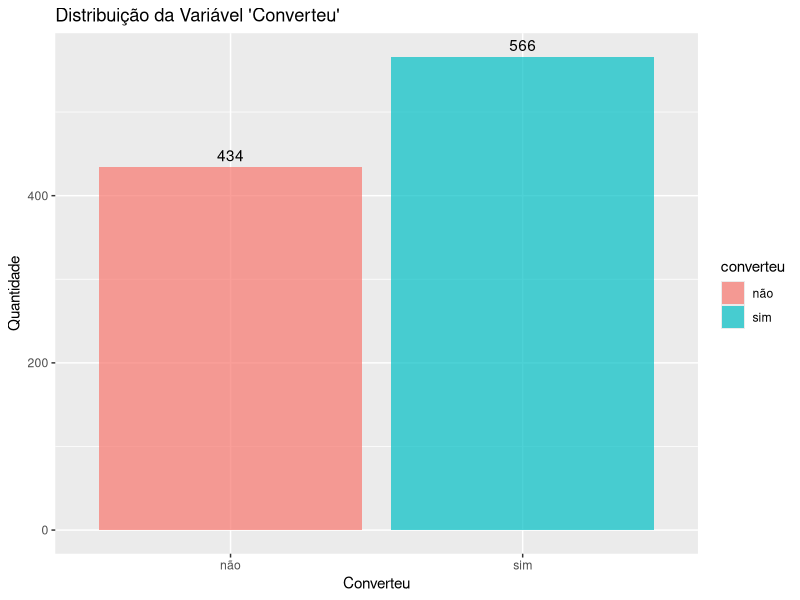
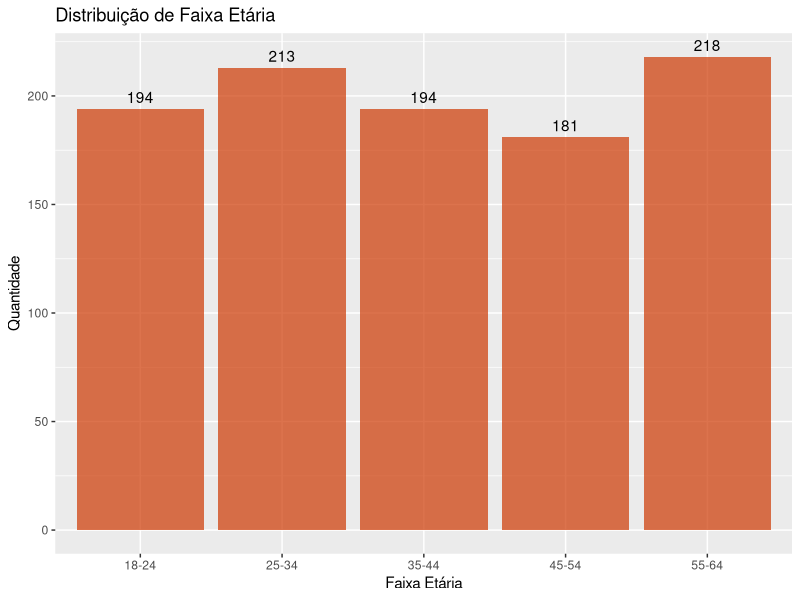
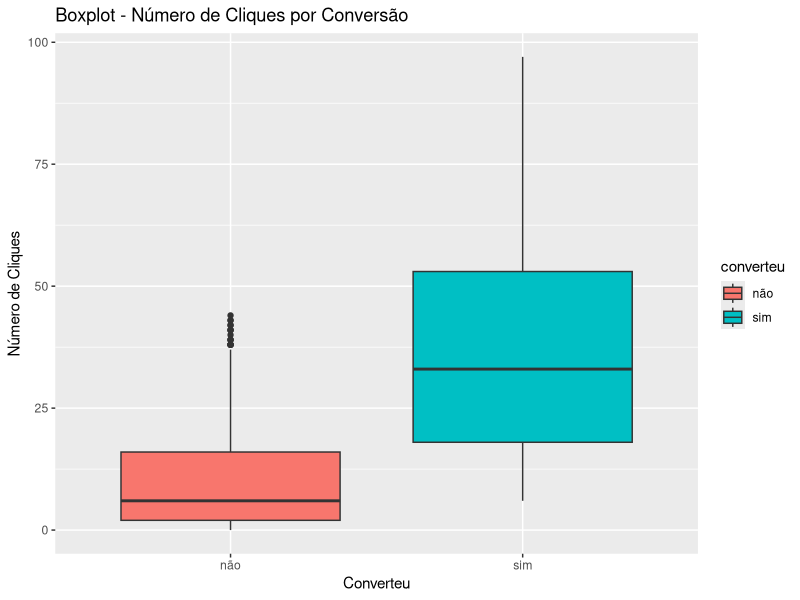
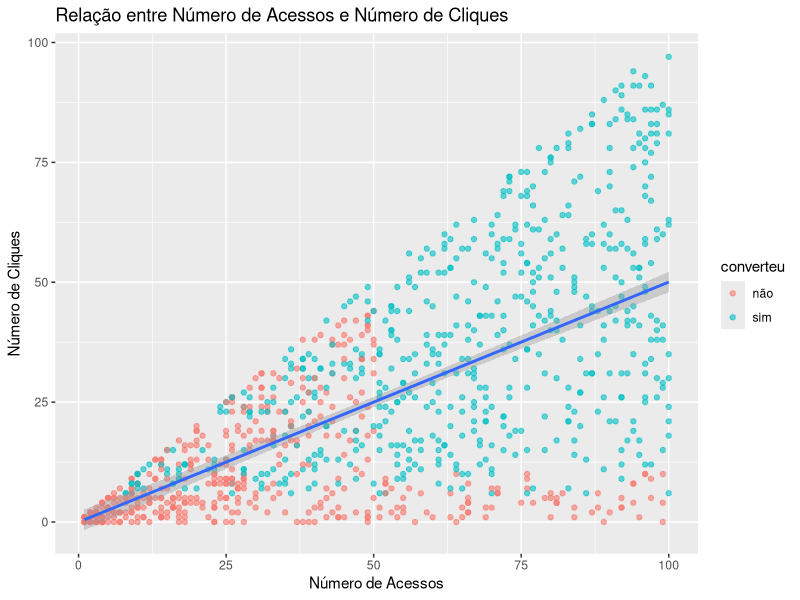
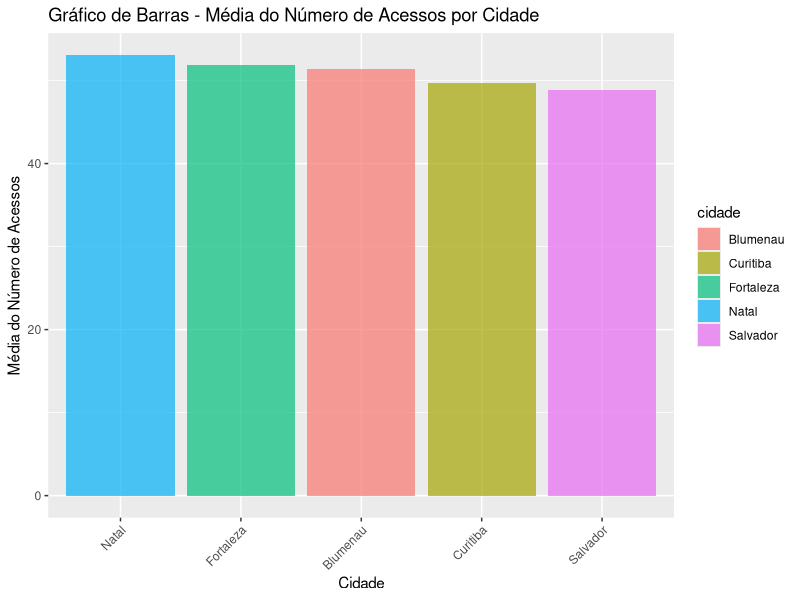

Recreate these plots in R, in order.
# Estudo de Caso - Projeto BigDataNaPratica (Machine Learning)

# Configurando o diretório de trabalho
setwd("C:/Users/Julia/Desktop/CienciaDeDados/1.Big-Data-Analytics-com-R-e-Microsoft-Azure-Machine-Learning/11-Projeto-BigDataNaPratica-Machine_Learning_em_Marketing_Digital-Prevendo_N_Usuarios_Convertidos")
getwd()




# Carregando pacotes

library(tidyverse) # manipulação de dados
library(dplyr)     # manipulação de dados
library(corrplot)  # criar gráfico de mapa de correlação
library(ggplot2)   # criar outros gráficos (especificamente de dispersão)
library(caret)     # usado em tarefas de classificação e regressão para simplificar o processo de treinamento de modelos




##########       Projeto Machine Learning em Marketing Digital - Prevendo Número de Usuários Convertidos       ########## 


# -> Utilizando Classificação Linear Múltipla


# -> Pergunta de Negócio: Um lead será convertido? Sim ou não? Qual a probabilidade?
#    (diferente do projeto regressão, agora não queremos mais saber quantos usuários serão convertidos, queremos apenas
#     saber se vai ser convertido, sim ou não e a probabilidade)

# - O fato do "sim ou não" está no problema de negócio indica que iremos prever uma classe ou categoria e por isso
#   usaremos um algoritimo de Classificação.

# - Podemos perceber também que a pergunta de negócio pede a probabilidade e a probabilidade é um número.
#   Por que não usar regressão?
#   Aqui entra o "detalhe" da Classificação, iremos usar um algoritimo que vai permitir a previsão do "sim ou não", 
#   entretanto este algoritimo entrega uma informação a mais que é justamente a probabilidade disso acontecer.

# - Portanto quando for feita a previsão, iremos dizer:
#   "com base nessas características, esse lead vai ou não converter e isso vai acontecer com X% de probabilidade".


#### Carrega o dataset original ####

dados <- as.data.frame(read_csv("dataset_classificacao.csv"))
head(dados)
View(dados)

# - Observando os dados, podemos constatar que cada linha é um lead (possível usuário) com seus dados pessoais e com a 
#   informação se comprou ou não (variável "converteu").

# - Como podemos perceber, temos uma variável chamada "cor_da_pele" e isso implica em uma questão moral:
#   "podemos prever se o usuário vai ou não comprar o produto considerando a pele do usuário?". Não podemos.
# - Para este modelo e para não criarmos um modelo discriminatório, foi decidido com base na lei geral de proteção
#   dados que não iremos utilizar esta variável e iremos remove-la.

# - E quanto a questão da variável faixa etária? Podemos utilizar?
#   Se ao invés de faixa etária, tivéssemos a idade exata poderíamos também criar um modelo discriminatório, porém
#   não é o caso. (a dica é que quando se tem a variável com idade exata, convertar a variável idade para faixa_etaria)


# Remove a variável
dados$cor_da_pele <- NULL



#### Análise Exploratória dos Dados ####


# Tipos dos dados
str(dados)

# Sumário (variáveis numéricas)
summary(dados)


## Gráficos (para analisar como os dados estão organizados)


# Gráfico de barras

# - Exibe a distribuição da variável alvo "converte" (diz a qtd de sim e a qtd de não)
# - Podemos constatar que o "SIM" tem uma quantidade maior que o "NÃO", porém como podemos ver no grafico, a diferença não é
#   tão grande. Se a diferença fosse muito alto, teríamos que aplicar uma técnica de 'balanceamento de classe' antes de treinar
#   o modelo.

ggplot(dados, aes(x = converteu)) +
  geom_bar(aes(fill = converteu), alpha = 0.7) +
  geom_text(stat = 'count', aes(label = after_stat(count), vjust = -0.5)) +  # exibe o valor da qtd
  ggtitle("Distribuição da Variável 'Converteu'") +
  xlab("Converteu") +
  ylab("Quantidade")


# - Exibe a distribuição da variável "faixa_etaria" (diz a qtd de cada faixa etária)

ggplot(dados, aes(x = faixa_etaria)) +
  geom_bar(fill = "orangered3", alpha = 0.7) +
  geom_text(stat = 'count', aes(label = after_stat(count), vjust = -0.5)) +  # exibe o valor da qtd
  ggtitle("Distribuição de Faixa Etária") +
  xlab("Faixa Etária") +
  ylab("Quantidade")


# Boxplot

# - Olhando para caixa da classe do SIM podemos obsrevar uma grande quantidade de valores (numero_cliques) dentro da caixa,
#   o que indica que provavelmente temos uma relação de numero_cliques e se converteu ou não.
# - Olhando para caixa da classe NÃO, podemos constatar que a mediana (linha no meio) é muito menor do que a mediana da caixa 
#   do SIM, o que indica claramente que o numero_cliques tem uma relação direta com o fato do usuária converter ou não.
# - Pontos fora da caixa do NÃO indicam valores outliers.

ggplot(dados, aes(x = converteu, y = numero_cliques, fill = converteu)) +
  geom_boxplot() +
  ggtitle("Boxplot - Número de Cliques por Conversão") +
  xlab("Converteu") +
  ylab("Número de Cliques")


# Gráfico de Dispersão

# - Gráfico que mostra a relação entre duas variáveis numéricas (quantitativas)
# - Acrescentamos também mais informações ao gráfico como o acréscimo dos dados da variável converteu
# - E também foi adicionado a linha azul de confiança juntamente com intervalo de confiança (método usado lm)
# - Observando o gráfico podemos ver que quando aumenta o numero_acessos, aumenta o numero_cliques

ggplot(dados, aes(x = numero_acessos, y = numero_cliques)) +
  geom_point(aes(color = converteu), alpha = 0.6) +
  geom_smooth(method = 'lm') +
  ggtitle("Relação entre Número de Acessos e Número de Cliques") +
  xlab("Número de Acessos") +
  ylab("Número de Cliques")



## Sumarizar dados para obter a média do número de acessos por cidade

dados_sumarizados <- aggregate(numero_acessos ~ cidade, data = dados, FUN = mean)
dados_sumarizados
  
dados_suma <- 
  dados %>% 
  group_by(cidade) %>% 
  summarize(numero_acessos = mean(numero_acessos))
dados_suma  


## Gráfico de Barras com dados sumarizados

# - Exibe a média do número de acesso por cidade

ggplot(dados_sumarizados, aes(x = reorder(cidade, -numero_acessos), y = numero_acessos)) + # reorder
  geom_bar(stat = 'identity', aes(fill = cidade), alpha = 0.7) +
  ggtitle("Gráfico de Barras - Média do Número de Acessos por Cidade") +
  xlab("Cidade") +
  ylab("Média do Número de Acessos") +
  theme(axis.text.x = element_text(angle = 45, hjust = 1))





##### Pré-Processamento e Encoding de Variáveis Categóricas #####

# - O que é Encodingo de Variáveis Categóricas

# - Observando nosso dados podemos perceber que temos duas variaveis quantitativas e todas as outras variaveis são categóricas.
#   E lembrando que Machine Learning é matemática, como fazer matemática com palavras (variáveis categóricas) ?

# - Logo não podemos criar um modelo de Machine Learning com dados do tipo texto, por isso temos que codificar (encoding) estas
#   variáveis. Teremos que converter nossas variaveis categoricas para sua representação numérica. Ou seja, iremos transformar
#   o dado sem mudar a informação.

# - Exemplificando: qual o dado variável Cidade da primeira linha? A respota é conforme olhamos nos dados é Curitiba.
#   Então o que podemos fazer com a variável cidade ? Podemos substituir Curitiba por pelo nº 0, outra cidade pelo nº 1 e seguir
#   desta forma para os demais nomes de cidades. Com isso mudamos o dado sem perder a informação.

set.seed(42)

?createDataPartition

# - Antes de aplicarmos o encoding precisamos usar a função createDataPartition para poder particionar os dados e dividi-los em
#   amostras de treino e teste.
#   Quando aplicamos transformação ou pré processamento, em geral você faz isso com amostras diferentes de treino e teste.

# - O ideal é primeiro dividir em treino e teste e depois aplicar o processo de transformação, processamento e assim por diante.
#   Não é obrigatório. Em geral divide primeiro e depois aplica.

# - Iremos fazer a divisão com base na variável alvo, por que se não usar a variável alvo como critéria de divisão, poderiamos
#   colcoar todos os registros de SIM em treino e todos de NAO em teste. E precisamos dividir de maneira aleatória.
#   Por isso foi usado a variável converteu como critério de separação.

# - p = 0.75 significa que 75% dos dados vão apra amostra de treino e restante para amostra de teste. Sem formato de lista.

# Dividindo os dados em treino e teste
indices <- createDataPartition(dados$converteu, p = 0.75, list = FALSE)  

treino <- dados[indices, ]
teste <- dados[-indices, ]


# Visualiza os dados e tipos de dados
View(treino)
View(teste)
str(treino)
str(teste)



















